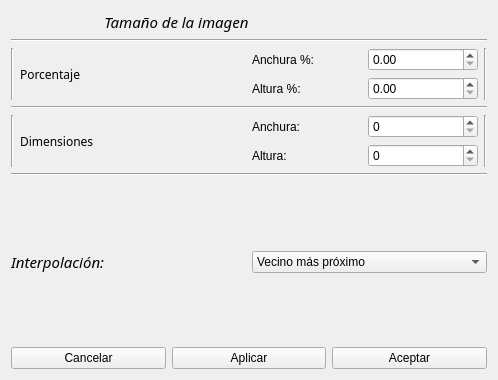
<?xml version="1.0" encoding="UTF-8"?>
<ui version="4.0">
 <class>Escalado</class>
 <widget class="QWidget" name="Escalado">
  <property name="geometry">
   <rect>
    <x>0</x>
    <y>0</y>
    <width>498</width>
    <height>380</height>
   </rect>
  </property>
  <property name="windowTitle">
   <string>Form</string>
  </property>
  <layout class="QVBoxLayout" name="verticalLayout_4">
   <item>
    <layout class="QVBoxLayout" name="verticalLayout_3">
     <item>
      <widget class="QLabel" name="label_8">
       <property name="font">
        <font>
         <family>Arial Black</family>
         <pointsize>11</pointsize>
         <italic>true</italic>
        </font>
       </property>
       <property name="layoutDirection">
        <enum>Qt::LeftToRight</enum>
       </property>
       <property name="text">
        <string>                        Tamaño de la imagen</string>
       </property>
      </widget>
     </item>
     <item>
      <widget class="Line" name="line_2">
       <property name="orientation">
        <enum>Qt::Horizontal</enum>
       </property>
      </widget>
     </item>
     <item>
      <layout class="QHBoxLayout" name="horizontalLayout_8">
       <item>
        <widget class="Line" name="line_3">
         <property name="orientation">
          <enum>Qt::Vertical</enum>
         </property>
        </widget>
       </item>
       <item>
        <widget class="QLabel" name="label_7">
         <property name="font">
          <font>
           <family>Arial Black</family>
          </font>
         </property>
         <property name="text">
          <string>Porcentaje</string>
         </property>
        </widget>
       </item>
       <item>
        <layout class="QVBoxLayout" name="verticalLayout_2">
         <item>
          <layout class="QHBoxLayout" name="horizontalLayout_2">
           <item>
            <widget class="QLabel" name="label_3">
             <property name="text">
              <string>Anchura %:  </string>
             </property>
            </widget>
           </item>
           <item>
            <widget class="QDoubleSpinBox" name="dSpinBoxPAnchura"/>
           </item>
          </layout>
         </item>
         <item>
          <layout class="QHBoxLayout" name="horizontalLayout_3">
           <item>
            <widget class="QLabel" name="label">
             <property name="text">
              <string>Altura %: </string>
             </property>
            </widget>
           </item>
           <item>
            <widget class="QDoubleSpinBox" name="dSpinBoxPAltura"/>
           </item>
          </layout>
         </item>
        </layout>
       </item>
       <item>
        <widget class="Line" name="line_4">
         <property name="orientation">
          <enum>Qt::Vertical</enum>
         </property>
        </widget>
       </item>
      </layout>
     </item>
     <item>
      <widget class="Line" name="line">
       <property name="orientation">
        <enum>Qt::Horizontal</enum>
       </property>
      </widget>
     </item>
     <item>
      <layout class="QHBoxLayout" name="horizontalLayout_7">
       <item>
        <widget class="Line" name="line_5">
         <property name="orientation">
          <enum>Qt::Vertical</enum>
         </property>
        </widget>
       </item>
       <item>
        <widget class="QLabel" name="label_6">
         <property name="font">
          <font>
           <family>Arial Black</family>
          </font>
         </property>
         <property name="text">
          <string>Dimensiones</string>
         </property>
        </widget>
       </item>
       <item>
        <layout class="QVBoxLayout" name="verticalLayout">
         <item>
          <layout class="QHBoxLayout" name="horizontalLayout_4">
           <item>
            <widget class="QLabel" name="label_2">
             <property name="text">
              <string>Anchura:  </string>
             </property>
            </widget>
           </item>
           <item>
            <widget class="QSpinBox" name="spinBoxAnchura"/>
           </item>
          </layout>
         </item>
         <item>
          <layout class="QHBoxLayout" name="horizontalLayout_5">
           <item>
            <widget class="QLabel" name="label_4">
             <property name="text">
              <string>Altura:  </string>
             </property>
            </widget>
           </item>
           <item>
            <widget class="QSpinBox" name="spinBoxAltura"/>
           </item>
          </layout>
         </item>
        </layout>
       </item>
       <item>
        <widget class="Line" name="line_6">
         <property name="orientation">
          <enum>Qt::Vertical</enum>
         </property>
        </widget>
       </item>
      </layout>
     </item>
    </layout>
   </item>
   <item>
    <widget class="Line" name="line_7">
     <property name="orientation">
      <enum>Qt::Horizontal</enum>
     </property>
    </widget>
   </item>
   <item>
    <spacer name="verticalSpacer">
     <property name="orientation">
      <enum>Qt::Vertical</enum>
     </property>
     <property name="sizeHint" stdset="0">
      <size>
       <width>20</width>
       <height>40</height>
      </size>
     </property>
    </spacer>
   </item>
   <item>
    <layout class="QHBoxLayout" name="horizontalLayout">
     <item>
      <widget class="QLabel" name="label_5">
       <property name="font">
        <font>
         <family>Arial Black</family>
         <pointsize>11</pointsize>
         <italic>true</italic>
        </font>
       </property>
       <property name="text">
        <string>Interpolación: </string>
       </property>
      </widget>
     </item>
     <item>
      <widget class="QComboBox" name="comboBoxInterpolacion">
       <item>
        <property name="text">
         <string>Vecino más próximo</string>
        </property>
       </item>
       <item>
        <property name="text">
         <string>Bilineal</string>
        </property>
       </item>
      </widget>
     </item>
    </layout>
   </item>
   <item>
    <spacer name="verticalSpacer_2">
     <property name="orientation">
      <enum>Qt::Vertical</enum>
     </property>
     <property name="sizeHint" stdset="0">
      <size>
       <width>20</width>
       <height>40</height>
      </size>
     </property>
    </spacer>
   </item>
   <item>
    <layout class="QHBoxLayout" name="horizontalLayout_6">
     <item>
      <widget class="QPushButton" name="ButtonCancelar">
       <property name="text">
        <string>Cancelar</string>
       </property>
      </widget>
     </item>
     <item>
      <widget class="QPushButton" name="ButtonAplicar">
       <property name="text">
        <string>Aplicar</string>
       </property>
      </widget>
     </item>
     <item>
      <widget class="QPushButton" name="ButtonAceptar">
       <property name="text">
        <string>Aceptar</string>
       </property>
      </widget>
     </item>
    </layout>
   </item>
  </layout>
 </widget>
 <resources/>
 <connections/>
</ui>
